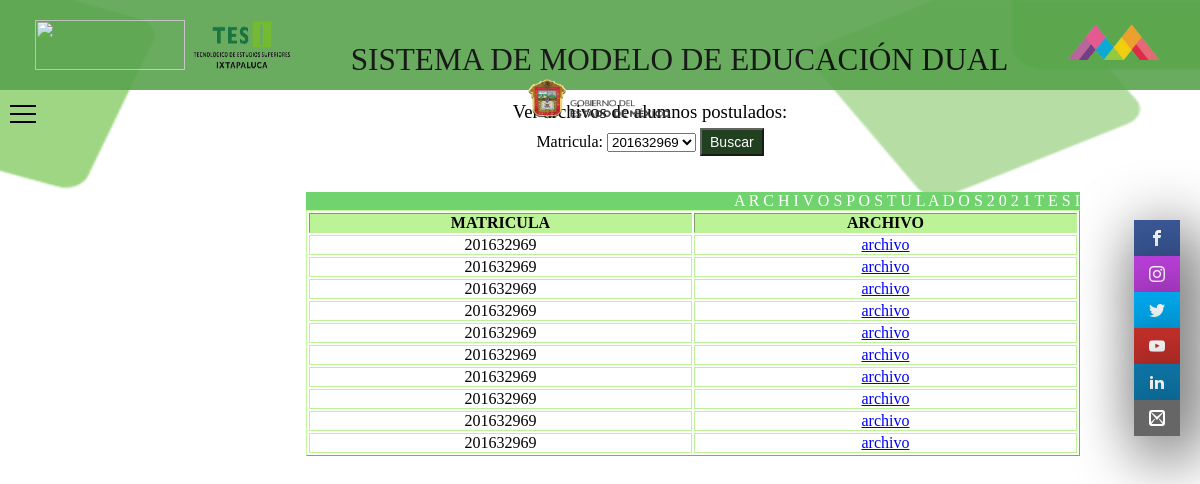
Page /postulados.php (signed in) on the committed database.
### tables this page shows
CREATE TABLE `archivosalumnos` (
  `id_archivos` int(10) NOT NULL,
  `matricula` int(10) NOT NULL,
  `archivo` mediumblob NOT NULL
);

### postulados.php (the view, shortened to what this page needs)
<?php
  $conexion=mysqli_connect('localhost','id16929386_modelodual','iU3EUE^6G<IzwOH$','id16929386_sistemadual');
 ?>
<!DOCTYPE html>
<html>
  <head>
    <link rel="stylesheet" type="text/css" href="css/conveniodiva.css"/>
    <link rel="stylesheet" type="text/css" href="fonts.css"/>
  </head>
<body class="grid-container">
  <header class="header">
      <img src="img/tecnm.png" alt="">
      <img src="img/tesi.png" alt="" class="image">
                    SISTEMA DE MODELO DE EDUCACIÓN DUAL
      <img src="img/edomex.png" alt="">
      <img src="img/gobierno.png" alt="">
  </header>
            <navbar class="navbar">
  <div class="screen">
    <div class="modal-container">
        <label id="label" for="input">
          <span class="hamburguer"></span>
          <span class="hamburguer"></span>
          <span class="hamburguer"></span>
        </label>
    </div>
  </div>
</navbar>
  </div>  <sidebar class="sidebar">
      <ul>
          <li><a href="https://www.facebook.com/TESIOficial/" target="_blank" class="icon-facebook"></a></li>
          <li><a href="https://www.instagram.com/tesioficial/" target="_blank" class="icon-instagram"></a></li>
          <li><a href="https://twitter.com/TESIOficial/" target="_blank" class="icon-twitter"></a></li>
          <li><a href="https://www.youtube.com/channel/UCBRZpGRpPlmOqv2c-OehMmA" target="_blank" class="icon-youtube"></a></li>
          <li><a href="https://www.linkedin.com/school/tesi-ixtapaluca/" target="_blank" class="icon-linkedin2"></a></li>
          <li><a href="mailto:dir_dixtapaluca@tesi.edu.mx" target="_blank" class="icon-mail2"></a></li>
      </ul>
  </sidebar>
  <main class="main">
     <h3>Ver archivos de alumnos postulados:<br><br></h3>
    <form class="formulari" method="POST">
      <h4>Matricula:
      <?php
        $sql="SELECT DISTINCT matricula FROM archivosalumnos";
          $result=mysqli_query($conexion,$sql);
        ?>
        <select class="control" name="matricula">
        <?php
          while($mostrar=mysqli_fetch_array($result)){
        ?>
          <option><?php echo $mostrar['matricula']?></option>
        <?php
          }
        ?>
      </select>
      <button class="boton" name="buscar">Buscar</button></h4>
    </form><br><br>
<?php
  if (isset($_POST['buscar'])) {
    $matricula = $_POST["matricula"];
    $query = "SELECT * FROM archivosalumnos WHERE matricula LIKE '%".$matricula."%'";
    $query_searched = mysqli_query($conexion,$query);
    $count_results = mysqli_num_rows($query_searched);
    ?>
    <table border="1" >
      <p>A R C H I V O S  P O S T U L A D O S   2 0 2 1  T E S I</p>
    <tr>
      <th>MATRICULA</th>
      <th>ARCHIVO</th>
    </tr>
    <?php
    if ($count_results > 0) {
        while ($mostrar = mysqlI_fetch_array($query_searched)) {
          $ruta='archivos/'.$mostrar['matricula'].'/'.$mostrar['archivo'];
          ?>
            <tr>
              <td><center><?php echo $mostrar['matricula'] ?></center></td>
               <td><a  target="_blank" href=<?php echo $ruta ?>><center><?php echo 'archivo' ?></center></a></td>
      <?php
    }
    ?>
         </table>
         <?php
       }
}else{
?>
<table border="1" >
  <p>A R C H I V O S  P O S T U L A D O S   2 0 2 1  T E S I</p>
    <tr>
      <th>MATRICULA</th>
      <th>ARCHIVO</th>
    </tr>
<?php
    $sql="SELECT * from archivosalumnos";
    $result=mysqli_query($conexion,$sql);
while($mostrar=mysqli_fetch_array($result)){
     $ruta='archivos/'.$mostrar['matricula'].'/'.$mostrar['archivo'];
     ?>
    <tr>
                <td><center><?php echo $mostrar['matricula'] ?></center></td>
               <td><a target="_blank"  href=<?php echo $ruta ?>><center><?php echo 'archivo' ?></center></a></td>
        </tr>
  <?php
}
}
   ?>
  </table>
</main>
</body>
</html>

### css/conveniodiva.css (style rules this page uses)
* { box-sizing:border-box; margin: 0; padding: 0; }
html { height: 100%; }
body { font-family: century gothic; height: 100%; width: 100%; }
.grid-container > * { padding: 20px; }
.grid-container { display: grid; grid-template: "header" auto "navbar" 100px "main" auto "sidebar" 100px; }
@media screen and (min-width: 1050px) { .grid-container { grid-template: "header header header" 90px "navbar main sidebar" auto / 200px auto 100px; } }
.header img { width: 150px; height: 50px; }
.header { grid-area: header; font-size: 31.2px; background: #59a44e; opacity: 0.9; text-align: center; }
.main { text-align: center; grid-area: main; }
.main h3 { font-weight: lighter; text-align: center; }
.sidebar * { margin: 0; padding: 0; -webkit-box-sizing: border-box; -moz-box-sizing: border-box; box-sizing: border-box; }
.sidebar { position: fixed; right: 0; top: 200px; z-index: 2000; }
.sidebar ul { list-style-type: none; }
.sidebar ul li a { box-shadow: 10px 15px 66px black; display: inline-block; color: white; background: black; padding: 10px 15px; text-decoration: none; -webkit-transition: all 500ms ease; -o-transition: all 500ms ease; -transition: all 500ms; }
.sidebar ul li .icon-facebook { background: #3b5998; }
.sidebar ul li .icon-instagram { background: #ba40da; }
.sidebar ul li .icon-twitter { background: #00abf0; }
.sidebar ul li .icon-youtube { background: #c4302b; }
.sidebar ul li .icon-linkedin2 { background: #0e76a8; }
.sidebar ul li .icon-mail2 { background: #666666; }
.navbar { grid-area: navbar; padding: 0px; }
.screen { position: relative; width:250px; height: 560px; overflow:hidden; }
label { cursor:pointer; position:absolute; left:10px; top:15px; width:26px; height:16px; z-index:100; }
.hamburguer, .hidden-hamburger { margin: 0 auto; position:absolute; height:2px; z-index:3; }
.hamburguer { background-color:black; width:100%; }
.modal-container .hamburguer:nth-of-type(2) { transform:translateX(0px); top:50%; width:100%; opacity:1; transition: opacity 0.2s 1.1s, width 0.5s 1.9s, transform 0.5s 1.9s; }
.modal-container .hamburguer:nth-of-type(3) { top:100%; width:100%; }
.modal-container .hamburguer:nth-of-type(1), .modal-container .hamburguer:nth-of-type(3) { transform:rotate(0deg); transition: transform 0.5s, background-color 1s; }
.main h3 { font-weight: lighter; text-align: center; margin: -1% 0 -2% 0; }
table { margin-left: 10%; grid-area: main; width: 90%; border-color: rgb(196, 252, 157); }
th { width: 25%; text-align: center; background-color: #BDF397; border-color: #BDF397 !important; text-transform: uppercase; }
td { width: 10%; text-align: justify; border-spacing: 0; border: 1px solid #BDF397; font-size: 1em; }
.main h4 { font-weight: lighter; }
.main p { margin-left: 10%; background-color: #71D36D; text-align: right; color: white; width: 90%; }
.boton { color: white; text-align: center; padding: 4px 8px; text-decoration: none; font-size: 14px; background-color: #082c07; opacity: 0.9; }

### postulados.php (style rules this page uses)
body { background-image: url("img/fondotesi.png"); background-size: 100%; -moz-background-size: cover; -ms-background-size: cover; -o-background-size: cover; background-size: cover; background-attachment: fixed; background-repeat: no-repeat; background-position: bottom center; }

### rows in the picture
archivosalumnos: matricula "201632969"
archivosalumnos: matricula "201632969"
archivosalumnos: matricula "201632969"
archivosalumnos: matricula "201632969"
archivosalumnos: matricula "201632969"
archivosalumnos: matricula "201632969"
archivosalumnos: matricula "201632969"
archivosalumnos: matricula "201632969"
archivosalumnos: matricula "201632969"
archivosalumnos: matricula "201632969"

### other values in the picture
form field matricula "201632969"
